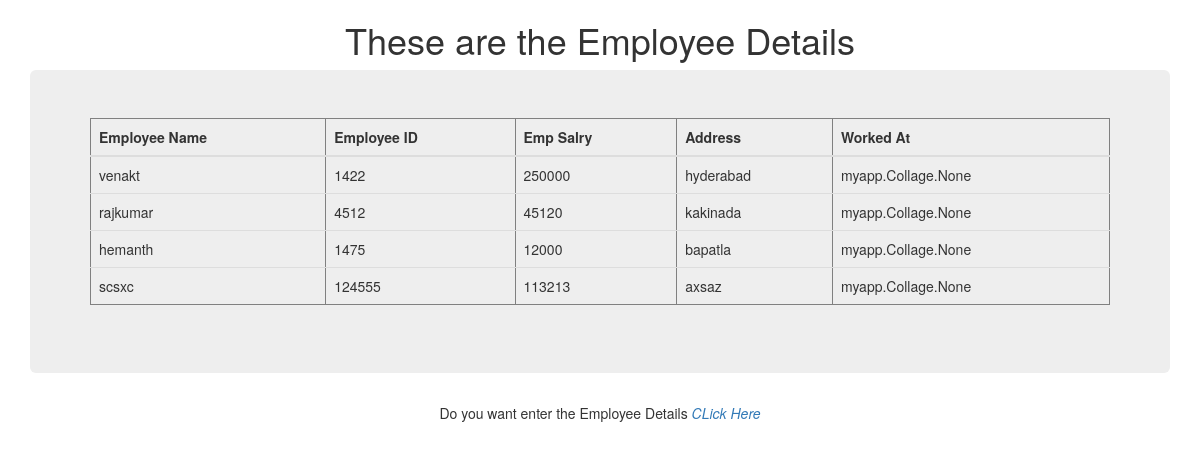
/employeelist/, run on the app's committed database.
### myapp/models.py (models this page shows, shortened)
class Employees(models.Model):
    employee_name = models.CharField(max_length=30)
    employee_id = models.PositiveIntegerField()
    employee_salary = models.PositiveIntegerField()
    employee_address = models.CharField(max_length=30)
    worked_at = models.ManyToManyField(Collage)

### myapp/views.py (the view)
# urls.py: path('employeelist/', views.emplist.as_view(), name='employeelist'),
class emplist(ListView):
    model = Employees
    template_name = 'emplist.html'

### templates/emplist.html (shortened to what this page needs)
<!DOCTYPE html>
<html lang="en">
<head>
    <link rel="stylesheet" href="https://maxcdn.bootstrapcdn.com/bootstrap/3.3.7/css/bootstrap.min.css"
>
</head>
<body>
<div class="container" align="center">
    <h1>These are the Employee Details</h1>
    <div class="jumbotron">
        <table class="table" border="1px">
            <thead>
            <tr>
                <th>Employee Name</th>
                <th>Employee ID</th>
                <th>Emp Salry</th>
                <th>Address</th>
                <th>Worked At</th>
            </tr>
            </thead>
            {% for x in employees_list %}
                <tr>
                    <td>{{ x.employee_name }}</td>
                    <td>{{ x.employee_id }}</td>
                    <td>{{ x.employee_salary }}</td>
                    <td>{{ x.employee_address }}</td>
                    <td>{{ x.worked_at }}</td>
                </tr>
            {% endfor %}
        </table>
    </div>
    <p>Do you want enter the Employee Details<a href="{% url 'employee' %}"><i> CLick Here</i></a></p>
</div>
</body>
</html>

### data on the page
Employees: employee_name "venakt", employee_id "1422", employee_salary "250000", employee_address "hyderabad", worked_at "myapp.Collage.None"
Employees: employee_name "rajkumar", employee_id "4512", employee_salary "45120", employee_address "kakinada", worked_at "myapp.Collage.None"
Employees: employee_name "hemanth", employee_id "1475", employee_salary "12000", employee_address "bapatla", worked_at "myapp.Collage.None"
Employees: employee_name "scsxc", employee_id "124555", employee_salary "113213", employee_address "axsaz", worked_at "myapp.Collage.None"
